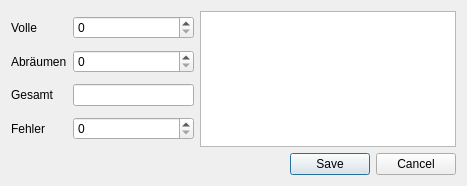
<?xml version="1.0" encoding="UTF-8"?>
<ui version="4.0">
 <class>Dialog</class>
 <widget class="QDialog" name="Dialog">
  <property name="geometry">
   <rect>
    <x>0</x>
    <y>0</y>
    <width>467</width>
    <height>186</height>
   </rect>
  </property>
  <property name="windowTitle">
   <string>Spieler bearbeiten</string>
  </property>
  <layout class="QGridLayout" name="gridLayout_2">
   <item row="0" column="0">
    <layout class="QGridLayout" name="gridLayout">
     <item row="1" column="0">
      <widget class="QLabel" name="label_3">
       <property name="text">
        <string>Abräumen</string>
       </property>
      </widget>
     </item>
     <item row="2" column="0">
      <widget class="QLabel" name="label_4">
       <property name="text">
        <string>Gesamt</string>
       </property>
      </widget>
     </item>
     <item row="3" column="0">
      <widget class="QLabel" name="label_5">
       <property name="text">
        <string>Fehler</string>
       </property>
      </widget>
     </item>
     <item row="0" column="0">
      <widget class="QLabel" name="label_2">
       <property name="text">
        <string>Volle</string>
       </property>
      </widget>
     </item>
     <item row="0" column="1">
      <widget class="QSpinBox" name="full_spin_box">
       <property name="maximum">
        <number>800</number>
       </property>
      </widget>
     </item>
     <item row="1" column="1">
      <widget class="QSpinBox" name="clear_spin_box">
       <property name="maximum">
        <number>300</number>
       </property>
      </widget>
     </item>
     <item row="3" column="1">
      <widget class="QSpinBox" name="error_spin_box">
       <property name="maximum">
        <number>120</number>
       </property>
      </widget>
     </item>
     <item row="2" column="1">
      <widget class="QLineEdit" name="total_line_edit">
       <property name="readOnly">
        <bool>true</bool>
       </property>
      </widget>
     </item>
    </layout>
   </item>
   <item row="1" column="1">
    <widget class="QDialogButtonBox" name="buttonBox">
     <property name="orientation">
      <enum>Qt::Orientation::Horizontal</enum>
     </property>
     <property name="standardButtons">
      <set>QDialogButtonBox::StandardButton::Cancel|QDialogButtonBox::StandardButton::Save</set>
     </property>
    </widget>
   </item>
   <item row="0" column="1">
    <widget class="QTableView" name="penaltyTable">
     <attribute name="verticalHeaderVisible">
      <bool>false</bool>
     </attribute>
    </widget>
   </item>
  </layout>
 </widget>
 <resources/>
 <connections>
  <connection>
   <sender>buttonBox</sender>
   <signal>accepted()</signal>
   <receiver>Dialog</receiver>
   <slot>accept()</slot>
   <hints>
    <hint type="sourcelabel">
     <x>248</x>
     <y>254</y>
    </hint>
    <hint type="destinationlabel">
     <x>157</x>
     <y>274</y>
    </hint>
   </hints>
  </connection>
  <connection>
   <sender>buttonBox</sender>
   <signal>rejected()</signal>
   <receiver>Dialog</receiver>
   <slot>reject()</slot>
   <hints>
    <hint type="sourcelabel">
     <x>316</x>
     <y>260</y>
    </hint>
    <hint type="destinationlabel">
     <x>286</x>
     <y>274</y>
    </hint>
   </hints>
  </connection>
 </connections>
</ui>
